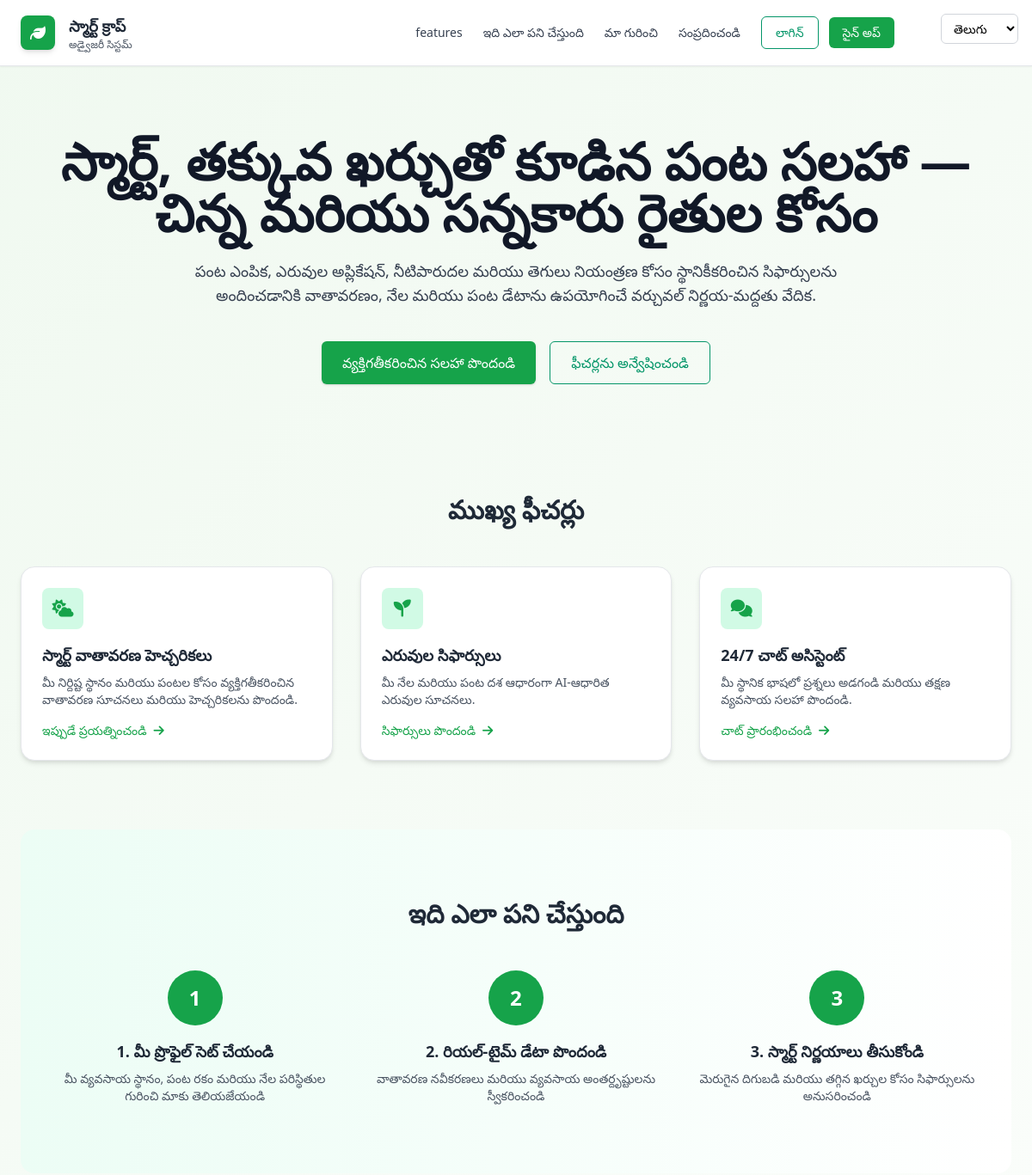
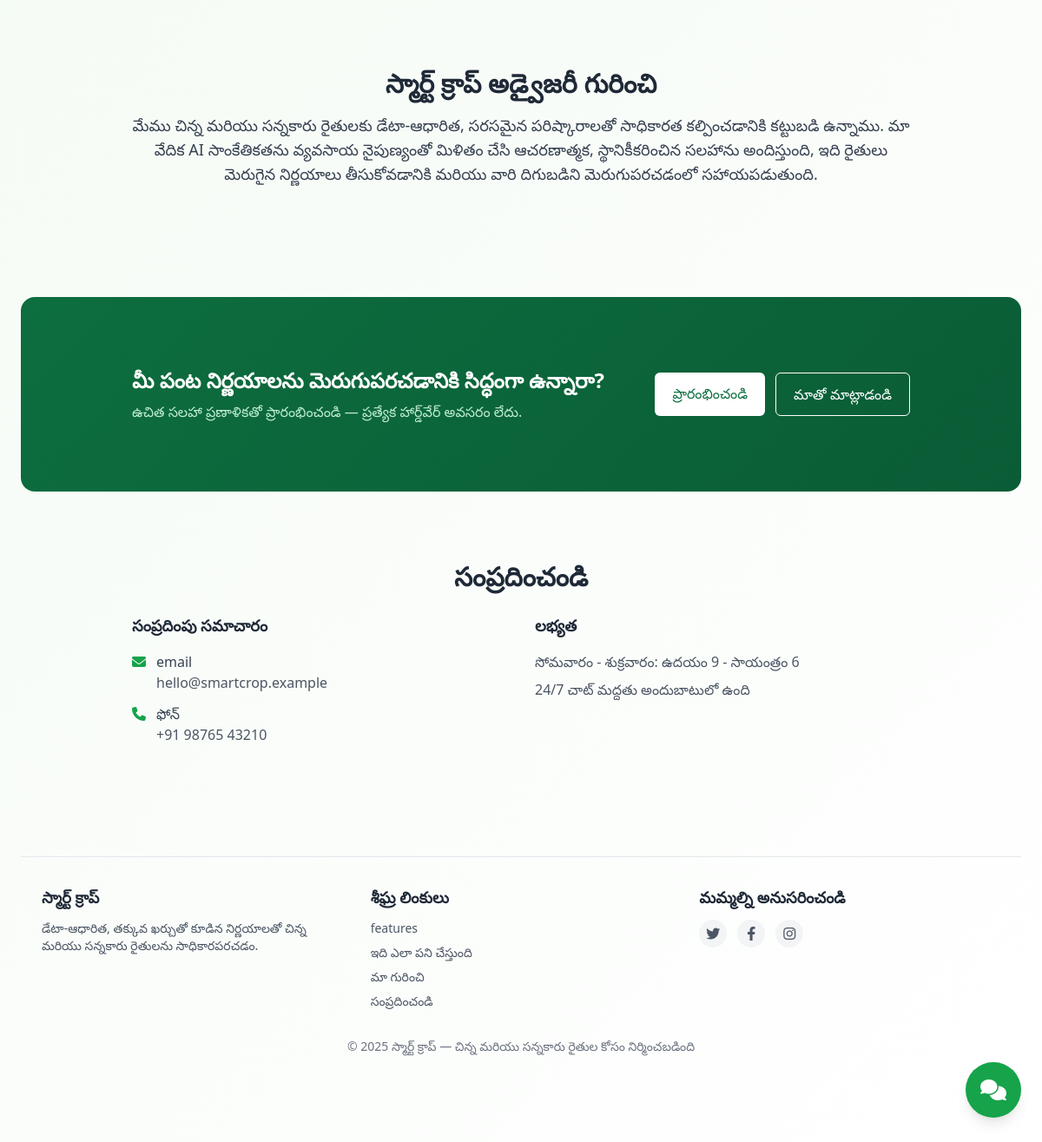
Screenshot of / (signed in) with the database file from the repository (2 pictures, top to bottom).
### app.py (models this page shows, shortened)
class User(db.Model, UserMixin):
    id = db.Column(db.Integer, primary_key=True)
    username = db.Column(db.String(100), unique=True, nullable=False)
    email = db.Column(db.String(100), unique=True, nullable=False)
    password_hash = db.Column(db.String(200), nullable=False)
    preferred_language = db.Column(db.String(10), default='en')
    voice_enabled = db.Column(db.Boolean, default=True)
    created_at = db.Column(db.DateTime, default=datetime.utcnow)
    is_active = db.Column(db.Boolean, default=True)
    state = db.Column(db.String(100), nullable=True)
    district = db.Column(db.String(100), nullable=True)
    farm_size = db.Column(db.Float, nullable=True)  # in acres
    primary_crop = db.Column(db.String(100), nullable=True)
    soil_type = db.Column(db.String(50), nullable=True)
    irrigation_type = db.Column(db.String(50), nullable=True)
    profile_completed = db.Column(db.Boolean, default=False)
    latitude = db.Column(db.Float, nullable=True)
    longitude = db.Column(db.Float, nullable=True)
    last_weather_fetch = db.Column(db.DateTime, nullable=True)

### app.py (the view)
@app.route('/')
def index():
    return render_template('index.html')

### templates/index.html (shortened to what this page needs)
{% extends "base.html" %}
{% block content %}
<div id="main-content">
    <header class="sticky top-0 z-40 bg-white border-b shadow-sm">
        <div class="max-w-7xl mx-auto px-6 py-4 flex items-center justify-between pr-40">
            <div class="flex items-center gap-4">
                <div class="w-10 h-10 bg-leaf rounded-lg flex items-center justify-center shadow-md">
                    <i class="fas fa-leaf text-white text-lg"></i>
                </div>
                <div>
                    <h1 class="text-lg font-semibold text-gray-800">{{ t('app_name_short', user_language) }}</h1>
                    <p class="text-xs text-gray-600">{{ t('app_name_suffix', user_language) }}</p>
                </div>
            </div>
            <nav class="hidden md:flex items-center gap-6 text-sm text-gray-700 font-medium">
                <a class="hover:text-green-700 transition-all" href="features.html">{{ t('features', user_language) }}</a>
                <a class="hover:text-green-700 transition-all" href="#how">{{ t('how_it_works', user_language) }}</a>
                <a class="hover:text-green-700 transition-all" href="#about">{{ t('about', user_language) }}</a>
                <a class="hover:text-green-700 transition-all" href="#contact">{{ t('contact', user_language) }}</a>
                <div id="auth-section" class="auth-buttons">
                </div>
            </nav>
        </div>
    </header>
    <main class="max-w-7xl mx-auto px-6 py-20">
        <section class="text-center">
            <h2 class="text-4xl md:text-6xl font-extrabold leading-tight text-gray-900">
                {{ t('hero_title', user_language) }}
            </h2>
            <p class="mt-6 text-gray-700 text-lg max-w-3xl mx-auto">
                {{ t('hero_description', user_language) }}
            </p>
            <div class="mt-10 flex flex-col sm:flex-row justify-center gap-4">
                <a id="get-started-btn" href="login.html" class="px-6 py-3 rounded-md bg-leaf text-white font-medium hover:bg-green-700 shadow transition-all flex items-center justify-center gap-2">
                    <span id="get-started-text">{{ t('get_personalized_advice', user_language) }}</span>
                </a>
                <a href="features.html" class="px-6 py-3 rounded-md border border-green-600 text-green-600 hover:bg-green-50 transition-all">
                    {{ t('explore_features', user_language) }}
                </a>
            </div>
        </section>
        <section id="features" class="py-20 mt-12">
            <h3 class="text-3xl font-bold text-center mb-12 text-gray-800">{{ t('key_features', user_language) }}</h3>
            <div class="grid grid-cols-1 md:grid-cols-3 gap-8">
                <div class="feature-card bg-white p-6 card-shadow border border-gray-200 hover:border-leaf"
                     onclick="redirectToFeature('weather')">
                    <div class="w-12 h-12 bg-green-100 rounded-lg flex items-center justify-center mb-4">
                        <i class="fas fa-cloud-sun text-leaf text-xl"></i>
                    </div>
                    <h4 class="font-bold text-lg mb-2 text-gray-800">{{ t('feature_weather_title', user_language) }}</h4>
                    <p class="text-gray-600 text-sm">{{ t('feature_weather_desc', user_language) }}</p>
                    <div class="mt-4 flex items-center text-leaf text-sm font-medium">
                        <span>{{ t('try_it_now', user_language) }}</span>
                        <i class="fas fa-arrow-right ml-2"></i>
                    </div>
                </div>
                <div class="feature-card bg-white p-6 card-shadow border border-gray-200 hover:border-leaf"
                     onclick="redirectToFeature('fertilizer')">
                    <div class="w-12 h-12 bg-green-100 rounded-lg flex items-center justify-center mb-4">
                        <i class="fas fa-seedling text-leaf text-xl"></i>
                    </div>
                    <h4 class="font-bold text-lg mb-2 text-gray-800">{{ t('feature_fertilizer_title', user_language) }}</h4>
                    <p class="text-gray-600 text-sm">{{ t('feature_fertilizer_desc', user_language) }}</p>
                    <div class="mt-4 flex items-center text-leaf text-sm font-medium">
                        <span>{{ t('get_recommendations', user_language) }}</span>
                        <i class="fas fa-arrow-right ml-2"></i>
                    </div>
                </div>
                <div class="feature-card bg-white p-6 card-shadow border border-gray-200 hover:border-leaf"
                     onclick="redirectToFeature('chatbot')">
                    <div class="w-12 h-12 bg-green-100 rounded-lg flex items-center justify-center mb-4">
                        <i class="fas fa-comments text-leaf text-xl"></i>
                    </div>
                    <h4 class="font-bold text-lg mb-2 text-gray-800">{{ t('feature_chat_title', user_language) }}</h4>
                    <p class="text-gray-600 text-sm">{{ t('feature_chat_desc', user_language) }}</p>
                    <div class="mt-4 flex items-center text-leaf text-sm font-medium">
                        <span>{{ t('start_chatting', user_language) }}</span>
                        <i class="fas fa-arrow-right ml-2"></i>
                    </div>
                </div>
            </div>
        </section>
        <section id="how" class="py-20 bg-gradient-to-r from-green-50 to-white rounded-2xl p-8">
            <h3 class="text-3xl font-bold text-center mb-12 text-gray-800">{{ t('how_it_works', user_language) }}</h3>
            <div class="grid grid-cols-1 md:grid-cols-3 gap-8">
                <div class="text-center">
                    <div class="w-16 h-16 bg-leaf text-white rounded-full flex items-center justify-center text-2xl font-bold mx-auto mb-4">1</div>
                    <h4 class="font-bold text-lg mb-2 text-gray-800">{{ t('step1_title', user_language) }}</h4>
                    <p class="text-gray-600 text-sm">{{ t('step1_desc', user_language) }}</p>
                </div>
                <div class="text-center">
                    <div class="w-16 h-16 bg-leaf text-white rounded-full flex items-center justify-center text-2xl font-bold mx-auto mb-4">2</div>
                    <h4 class="font-bold text-lg mb-2 text-gray-800">{{ t('step2_title', user_language) }}</h4>
                    <p class="text-gray-600 text-sm">{{ t('step2_desc', user_language) }}</p>
                </div>
                <div class="text-center">
                    <div class="w-16 h-16 bg-leaf text-white rounded-full flex items-center justify-center text-2xl font-bold mx-auto mb-4">3</div>
                    <h4 class="font-bold text-lg mb-2 text-gray-800">{{ t('step3_title', user_language) }}</h4>
                    <p class="text-gray-600 text-sm">{{ t('step3_desc', user_language) }}</p>
                </div>
            </div>
        </section>
        <section id="about" class="py-20">
            <div class="max-w-4xl mx-auto text-center">
                <h3 class="text-3xl font-bold mb-4 text-gray-800">{{ t('about_title', user_language) }}</h3>
                <p class="text-gray-700 text-lg">
                    {{ t('about_description', user_language) }}
                </p>
            </div>
        </section>
        <section class="cta-section py-20 mt-12 text-white rounded-2xl p-8">
            <div class="max-w-4xl mx-auto flex flex-col md:flex-row items-center justify-between gap-6">
                <div class="text-center md:text-left">
                    <h4 class="text-2xl font-bold mb-2">{{ t('cta_title', user_language) }}</h4>
                    <p class="text-green-100 opacity-90 mt-2">{{ t('cta_description', user_language) }}</p>
                </div>
                <div class="flex gap-3 flex-col sm:flex-row">
                    <a id="cta-get-started" href="login.html" class="px-5 py-3 rounded-md bg-white text-dark-green font-medium hover:bg-gray-100 transition-all text-center">
                        <span id="cta-button-text">{{ t('get_started', user_language) }}</span>
                    </a>
                    <a href="#contact" class="px-5 py-3 rounded-md border border-white text-white hover:bg-white/10 transition-all text-center">
                        {{ t('talk_to_us', user_language) }}
                    </a>
                </div>
            </div>
        </section>
        <section id="contact" class="py-20">
            <div class="max-w-4xl mx-auto text-center">
                <h3 class="text-3xl font-bold mb-6 text-gray-800">{{ t('contact_title', user_language) }}</h3>
                <div class="grid grid-cols-1 md:grid-cols-2 gap-8">
                    <div class="text-left">
                        <h4 class="font-bold text-lg mb-4 text-gray-800">{{ t('contact_info', user_language) }}</h4>
                        <div class="space-y-3">
                            <div class="flex items-start gap-3">
                                <i class="fas fa-envelope text-leaf mt-1"></i>
                                <div>
                                    <p class="font-medium text-gray-700">{{ t('email', user_language) }}</p>
                                    <p class="text-gray-600">hello@smartcrop.example</p>
                                </div>
                            </div>
                            <div class="flex items-start gap-3">
                                <i class="fas fa-phone text-leaf mt-1"></i>
                                <div>
                                    <p class="font-medium text-gray-700">{{ t('phone', user_language) }}</p>
                                    <p class="text-gray-600">+91 98765 43210</p>
                                </div>
                            </div>
                        </div>
                    </div>
                    <div class="text-left">
                        <h4 class="font-bold text-lg mb-4 text-gray-800">{{ t('availability', user_language) }}</h4>
                        <div class="space-y-2">
                            <p class="text-gray-600">{{ t('availability_weekdays', user_language) }}</p>
                            <p class="text-gray-600">{{ t('availability_chat', user_language) }}</p>
                        </div>
                    </div>
                </div>
            </div>
        </section>
        <footer class="mt-12 py-8 text-gray-700 border-t border-gray-200">
            <div class="max-w-7xl mx-auto px-6 grid grid-cols-1 md:grid-cols-3 gap-8">
                <div>
                    <h5 class="font-semibold text-lg mb-3 text-gray-800">{{ t('app_name_short', user_language) }}</h5>
                    <p class="mt-2 text-sm text-gray-600">{{ t('footer_description', user_language) }}</p>
                </div>
                <div>
                    <h5 class="font-semibold text-lg mb-3 text-gray-800">{{ t('quick_links', user_language) }}</h5>
                    <ul class="space-y-2 text-sm">
                        <li><a class="hover:text-green-700 hover:underline transition-all text-gray-600" href="features.html">{{ t('features', user_language) }}</a></li>
                        <li><a class="hover:text-green-700 hover:underline transition-all text-gray-600" href="#how">{{ t('how_it_works', user_language) }}</a></li>
                        <li><a class="hover:text-green-700 hover:underline transition-all text-gray-600" href="#about">{{ t('about', user_language) }}</a></li>
                        <li><a class="hover:text-green-700 hover:underline transition-all text-gray-600" href="#contact">{{ t('contact', user_language) }}</a></li>
                    </ul>
                </div>
                <div>
                    <h5 class="font-semibold text-lg mb-3 text-gray-800">{{ t('follow_us', user_language) }}</h5>
                    <div class="flex gap-3 mt-2">
                        <a href="#" class="w-8 h-8 bg-gray-100 rounded-full flex items-center justify-center hover:bg-green-100 transition-all">
                            <i class="fab fa-twitter text-gray-600"></i>
                        </a>
                        <a href="#" class="w-8 h-8 bg-gray-100 rounded-full flex items-center justify-center hover:bg-green-100 transition-all">
                            <i class="fab fa-facebook-f text-gray-600"></i>
                        </a>
                        <a href="#" class="w-8 h-8 bg-gray-100 rounded-full flex items-center justify-center hover:bg-green-100 transition-all">
                            <i class="fab fa-instagram text-gray-600"></i>
                        </a>
                    </div>
                </div>
            </div>
            <div class="mt-8 text-center text-sm text-gray-500">
                © 2025 {{ t('app_name_short', user_language) }} — {{ t('footer_tagline', user_language) }}
            </div>
        </footer>
    </main>
    <a href="chatbot.html" class="fixed right-6 bottom-10 w-16 h-16 bg-leaf rounded-full shadow-lg flex items-center justify-center hover:bg-green-700 transition-all z-50 group">
        <i class="fas fa-comments text-white text-2xl"></i>
    </a>
</div>
{% endblock %}

### templates/base.html (shortened to what this page needs)
<!DOCTYPE html>
<html lang="{{ user_language }}">
<head>
  <link href="https://cdn.jsdelivr.net/npm/tailwindcss@2.2.19/dist/tailwind.min.css" rel="stylesheet">
  <link rel="stylesheet" href="https://cdnjs.cloudflare.com/ajax/libs/font-awesome/6.4.0/css/all.min.css">
</head>
<body class="bg-gray-50">
  {% block language_switcher %}
    <div class="language-switcher-default fixed top-4 right-4 z-50">
      <select id="languageSelect" class="language-select">
        {% for lang in available_languages %}
          <option value="{{ lang.code }}" {% if lang.code == user_language %}selected{% endif %}>
            {{ lang.native }}
          </option>
        {% endfor %}
      </select>
    </div>
  {% endblock %}
  <main class="{% block main_class %}{% endblock %}">
    {% block content %}{% endblock %}
  </main>
</body>
</html>

### rows the page displays
User: preferred_language "తెలుగు", preferred_language "స్మార్ట్ క్రాప్", preferred_language "అడ్వైజరీ సిస్టమ్", preferred_language "features", preferred_language "ఇది ఎలా పని చేస్తుంది", preferred_language "మా గురించి", preferred_language "సంప్రదించండి", preferred_language "స్మార్ట్, తక్కువ ఖర్చుతో కూడిన పంట సలహా — చిన్న మరియు సన్నకారు రైతుల కోసం", preferred_language "పంట ఎంపిక, ఎరువుల అప్లికేషన్, నీటిపారుదల మరియు తెగులు నియంత్రణ కోసం స్థానికీకరించిన సిఫార్సులను అందించడానికి వాతావరణం, నేల మరియు పంట డేటాను ఉపయోగించే వర్చువల్ నిర్ణయ-మద్దతు వేదిక.", preferred_language "ఫీచర్లను అన్వేషించండి", preferred_language "ముఖ్య ఫీచర్లు", preferred_language "స్మార్ట్ వాతావరణ హెచ్చరికలు", preferred_language "మీ నిర్దిష్ట స్థానం మరియు పంటల కోసం వ్యక్తిగతీకరించిన వాతావరణ సూచనలు మరియు హెచ్చరికలను పొందండి.", preferred_language "ఇప్పుడే ప్రయత్నించండి", preferred_language "ఎరువుల సిఫార్సులు", preferred_language "మీ నేల మరియు పంట దశ ఆధారంగా AI-ఆధారిత ఎరువుల సూచనలు.", preferred_language "సిఫార్సులు పొందండి", preferred_language "24/7 చాట్ అసిస్టెంట్", preferred_language "మీ స్థానిక భాషలో ప్రశ్నలు అడగండి మరియు తక్షణ వ్యవసాయ సలహా పొందండి.", preferred_language "చాట్ ప్రారంభించండి", preferred_language "1. మీ ప్రొఫైల్ సెట్ చేయండి", preferred_language "మీ వ్యవసాయ స్థానం, పంట రకం మరియు నేల పరిస్థితుల గురించి మాకు తెలియజేయండి", preferred_language "2. రియల్-టైమ్ డేటా పొందండి", preferred_language "వాతావరణ నవీకరణలు మరియు వ్యవసాయ అంతర్దృష్టులను స్వీకరించండి", preferred_language "3. స్మార్ట్ నిర్ణయాలు తీసుకోండి", preferred_language "మెరుగైన దిగుబడి మరియు తగ్గిన ఖర్చుల కోసం సిఫార్సులను అనుసరించండి", preferred_language "స్మార్ట్ క్రాప్ అడ్వైజరీ గురించి", preferred_language "మేము చిన్న మరియు సన్నకారు రైతులకు డేటా-ఆధారిత, సరసమైన పరిష్కారాలతో సాధికారత కల్పించడానికి కట్టుబడి ఉన్నాము. మా వేదిక AI సాంకేతికతను వ్యవసాయ నైపుణ్యంతో మిళితం చేసి ఆచరణాత్మక, స్థానికీకరించిన సలహాను అందిస్తుంది, ఇది రైతులు మెరుగైన నిర్ణయాలు తీసుకోవడానికి మరియు వారి దిగుబడిని మెరుగుపరచడంలో సహాయపడుతుంది.", preferred_language "మీ పంట నిర్ణయాలను మెరుగుపరచడానికి సిద్ధంగా ఉన్నారా?", preferred_language "ఉచిత సలహా ప్రణాళికతో ప్రారంభించండి — ప్రత్యేక హార్డ్‌వేర్ అవసరం లేదు.", preferred_language "మాతో మాట్లాడండి", preferred_language "సంప్రదింపు సమాచారం", preferred_language "email", preferred_language "ఫోన్", preferred_language "లభ్యత", preferred_language "సోమవారం - శుక్రవారం: ఉదయం 9 - సాయంత్రం 6", preferred_language "24/7 చాట్ మద్దతు అందుబాటులో ఉంది", preferred_language "డేటా-ఆధారిత, తక్కువ ఖర్చుతో కూడిన నిర్ణయాలతో చిన్న మరియు సన్నకారు రైతులను సాధికారపరచడం.", preferred_language "శీఘ్ర లింకులు", preferred_language "మమ్మల్ని అనుసరించండి", preferred_language "చిన్న మరియు సన్నకారు రైతుల కోసం నిర్మించబడింది"
